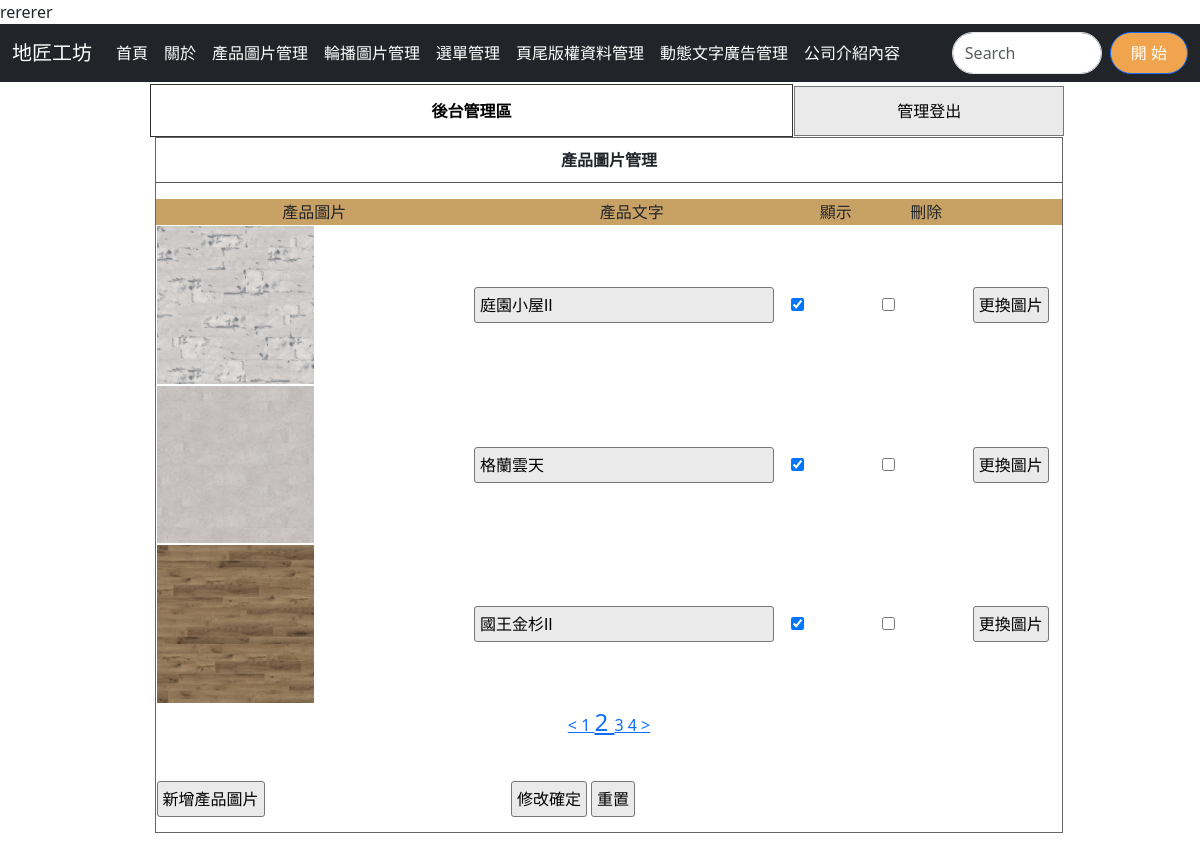
/admin.php?do=image&p=2, run on the app's committed database.
### tables this page shows
CREATE TABLE `ads` (
  `id` int(10) UNSIGNED NOT NULL,
  `text` text NOT NULL,
  `sh` int(1) UNSIGNED NOT NULL DEFAULT 0
);

CREATE TABLE `images` (
  `id` int(10) UNSIGNED NOT NULL,
  `img` text NOT NULL,
  `sh` int(1) UNSIGNED NOT NULL DEFAULT 1,
  `type` int(12) NOT NULL,
  `text` text NOT NULL
);

### api/db.php (called while the page is built, shortened)
<?php
class DB{
    protected $dsn="mysql:host=localhost;charset=utf8;dbname=db10";
    protected $pdo;
    protected $table;
    function __construct($table){
        $this->table=$table;
        $this->pdo=new PDO($this->dsn,'root','');
    }
    function all(...$arg){
        $sql="SELECT * FROM $this->table ";
        if(!empty($arg[0])){
            if(is_array($arg[0])){
                $where=$this->a2s($arg[0]);
                $sql=$sql . " WHERE ". join(" && ",$where);
            }else{
                $sql .= $arg[0];
            }
        }
        return $this->fetchAll($sql);
    }
    function a2s($array){
        $tmp=[];
        foreach($array as $key => $value){
            $tmp[]="`$key`='$value'";
        }
        return $tmp;
    }
    function count($where=[]){
        return $this->math('count','*',$where);
    }
    protected function fetchAll($sql){
        return $this->pdo->query($sql)->fetchAll(PDO::FETCH_ASSOC);
    }
     protected function math($math,$col='id',$where=[]){
        $sql="SELECT $math($col) FROM $this->table";
        return $this->pdo->query($sql)->fetchColumn();
    }
}
$Ad=new DB('ads');
$Image=new DB('images');

### backend/image.php (the view, shortened to what this page needs)
<div class="di" style="height:800px; ; width:76.5%; margin:2px 0px 0px 0px; float:left; position:relative; left:150px;">
    <?php include_once "logout.php";?>
    <div style="width:99%; height:87%; margin:auto; overflow:auto; border:#666 1px solid;">
        <p class="t cent botli">產品圖片管理</p>
        <form method="post" action="./api/edit.php">
            <table width="100%">
                <tbody>
                    <tr class="yel">
                        <td width="35%">產品圖片</td>
                        <td width="35%">產品文字</td>
                        <td width="10%">顯示</td>
                        <td width="10%">刪除</td>
                        <td></td>
                    </tr>
                    <?php
                    $div=3;
                    $total=$Image->count();
                    $pages=ceil($total/$div);
                    $now=$_GET['p']??1;
                    $start=($now-1)*$div;
                    $rows=$Image->all(" limit $start,$div");
                    foreach($rows as $row){
                    ?>
                    <tr>
                        <td>
                            <img src="./upload/<?=$row['img'];?>" style="width:50%;height:50%;">
                        </td>
                        <td>
                            <input type="text" name="text[]" value="<?=$row['text'];?>" style="width:95%">
                        </td>
                        <td>
                            <input type="checkbox" name="sh[]" value="<?=$row['id'];?>"
                                <?=($row['sh']==1)?'checked':'';?>>
                        </td>
                        <td>
                            <input type="checkbox" name="del[]" value="<?=$row['id'];?>">
                        </td>
                        <td>
                            <input type="button"
                                onclick="op('#cover','#cvr','./modal/upload_<?=$do;?>.php?id=<?=$row['id'];?>&table=<?=$do;?>')"
                                value="更換圖片">
                        </td>
                    </tr>
                    <?php
                    }
                    ?>
                </tbody>
            </table>
            <div class="cent">
                <div class="cent">
                    <?php
                if(($now-1)>0){
                    $prev=$now-1;
                    echo "<a href='?do=$do&p=$prev'> < </a>";
                }
                for($i=1;$i<=$pages;$i++){
                    $size=($i==$now)?"24px":"16px";
                    echo "<a href='?do=$do&p=$i' style='font-size:$size'> ";
                    echo $i;
                    echo " </a>";
                }
                if(($now+1)<=$pages){
                    $next=$now+1;
                    echo "<a href='?do=$do&p=$next'> > </a>";
                }
            ?>
                </div>
            </div>
            <table style="margin-top:40px; width:70%;">
                <tbody>
                    <tr>
                        <td width="200px">
                            <input type="button"
                                onclick="op(&#39;#cover&#39;,&#39;#cvr&#39;,&#39;./modal/image.php?table=<?=$do;?>&#39;)"
                                value="新增產品圖片">
                        </td>
                        <td class="cent">
                            <input type="submit" value="修改確定">
                            <input type="reset" value="重置">
                        </td>
                    </tr>
                </tbody>
            </table>
        </form>
    </div>
</div>

### admin.php (shortened to what this page needs)
<?php include_once "api/db.php";?>
<!DOCTYPE html>
<html lang="en">
<head>
    <link rel="stylesheet" href="./css/style.css">
    <link rel="stylesheet" href="https://cdnjs.cloudflare.com/ajax/libs/bootstrap/5.3.3/css/bootstrap.min.css"
 />
</head>
<body>
    <div class="main-header">
        <marquee behavior="scroll" direction="left">
            <?php
    $ads=$Ad->all(['sh'=>1]);
    foreach($ads as $ad){
        echo $ad['text'];
    }
?>
        </marquee>
    </div>
    <nav class="navbar navbar-expand-sm navbar-dark bg-dark position: sticky top: 0 z-index: 1050 sticky-top">
        <div class="container-fluid">
            <a class="navbar-brand" href="javascript:void(0)">地匠工坊</a>
            <div class="collapse navbar-collapse" id="mynavbar">
                <ul class="navbar-nav me-auto">
                    <li class="nav-item">
                        <a class="nav-link highlight-hover" href="index.php">首頁</a>
                    </li>
                    <li class="nav-item">
                        <a class="nav-link highlight-hover" href="#page1">關於</a>
                    </li>
                    <li class="nav-item">
                        <a class="nav-link highlight-hover" href="?do=image">產品圖片管理</a>
                    </li>
                    <li class="nav-item">
                        <a class="nav-link highlight-hover" href="?do=mvim">輪播圖片管理</a>
                    </li>
                    <li class="nav-item">
                        <a class="nav-link highlight-hover" href="?do=menu">選單管理</a>
                    </li>
                    <li class="nav-item">
                        <a class="nav-link highlight-hover" href="?do=bottom">頁尾版權資料管理</a>
                    </li>
                    <li class="nav-item">
                        <a class="nav-link highlight-hover" href="?do=ad">動態文字廣告管理</a>
                    </li>
                    <li class="nav-item">
                        <a class="nav-link highlight-hover" href="?do=about">公司介紹內容</a>
                    </li>
                </ul>
                <form class="d-flex">
                    <input class="form-control me-2" type="text" placeholder="Search">
                    <button class="btn btn-primary" type="button">開 始</button>
                </form>
            </div>
        </div>
    </nav>
    <div class="col">
        <?php
         $do=$_GET['do']??'title';
         $file="./backend/{$do}.php";
         if(file_exists($file)){
             include $file;
         }else{
             include "./backend/title.php";
         }
        ?>
    </div>
</body>
</html>

### css/style.css (style rules this page uses)
body { padding: 0px; margin: 0px; }
.t { font-weight: 800; display: block; text-align: center; padding: 10px 1px 10px 1px; }
.botli { border-bottom: #555 1px solid; }
.di { display: inline-block; }
.cent { text-align: center; }
input, button { border: #777 1px solid; border-radius: 3px; background: #EAEAEA; padding: 5px; margin: 3px; }
input[type=text], input[type=password] { width: 150px; }
.yel td { background: #C8A165; text-align: center; }
.highlight-hover { position: relative; display: inline-block; }
.highlight-hover::after { content: ''; position: absolute; bottom: 0; left: 50%; width: 0; height: 8px; background-color: rgba(255, 255, 0, 0.8); transition: width 0.3s ease, left 0.3s ease; z-index: -1; }
body { background-color: #f5f5f5; color: #333; font-family: 'Roboto', sans-serif; }
.navbar { background-color: #ebbf0fed; }
.navbar-brand, .nav-link { color: #ffffff !important; }
input.form-control { border-radius: 30px; }
button.btn-primary { background-color: #f1a44e; border-radius: 30px; padding: 8px 20px; }

### data on the page
ads: text "rererer"
images: img (picture), text "庭園小屋Ⅱ", sh "☑"
images: img (picture), text "格蘭雲天", sh "☑"
images: img (picture), text "國王金杉Ⅱ", sh "☑"
